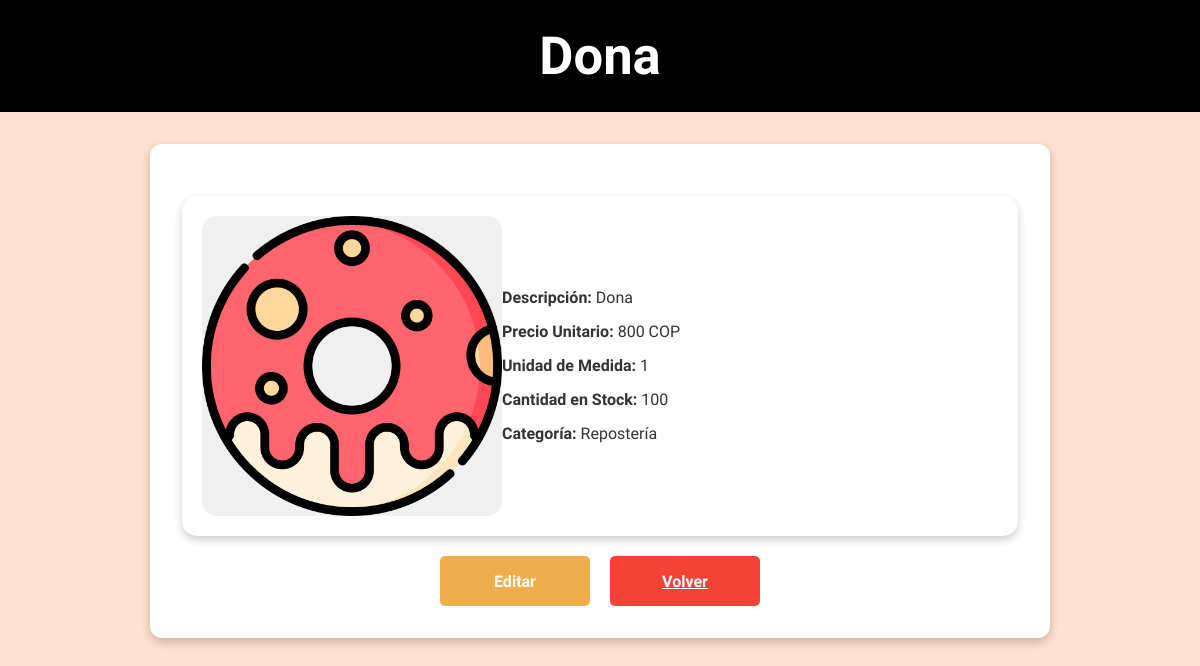
Screenshot of /producto/4 with the database file from the repository.
### models/productos.py (models this page shows, shortened)
class Producto(Base):
    __tablename__ = 'productos'
    id = Column(Integer, primary_key=True, autoincrement=True)
    descripcion = Column(String(300), unique=True, nullable=False)
    valor_unitario = Column(Integer, nullable=False)
    unidad_medida = Column(String(3), nullable=False)
    cantidad_stock = Column(Integer, nullable=False)
    categoria_id = Column(Integer, ForeignKey('categorias.id'), nullable=False)
    imagen = Column(String(300), nullable=True)
    categoria = relationship("Categoria", back_populates="productos")

### models/categoria.py (models this page shows, shortened)
class Categoria(Base):
    __tablename__ = 'categorias'
    id = Column(Integer, primary_key=True, autoincrement=True)
    nombre = Column(String(100), unique=True, nullable=False)
    productos = relationship("Producto", back_populates="categoria")

### app.py (the view)
@app.route('/producto/<int:id>')
def producto_detalle(id):
    producto = db_session.get(Producto, id)
    if not producto:
        flash('El producto no existe.', 'error')
        return redirect(url_for('productos'))
    return render_template('producto_detalle.html', producto=producto)

### templates/producto_detalle.html (shortened to what this page needs)
<!DOCTYPE html>
<html lang="es">
<head>
    <link rel="stylesheet" href="{{ url_for('static', filename='styles.css') }}">
</head>
<body>
    <nav>
        <div class="navbar">
            <h1>{{ producto.descripcion }}</h1>
        </div>
    </nav>
    <div class="contenedor">
        <div class="detalle-producto">
            <img src="{{ url_for('static', filename=producto.imagen) }}" alt="Imagen del producto" class="imagen-producto">
            <div class="info-producto">
                <p><strong>Descripción:</strong> {{ producto.descripcion }}</p>
                <p><strong>Precio Unitario:</strong> {{ producto.valor_unitario|int }} COP</p>
                <p><strong>Unidad de Medida:</strong> {{ producto.unidad_medida }}</p>
                <p><strong>Cantidad en Stock:</strong> {{ producto.cantidad_stock|int }}</p>
                <p><strong>Categoría:</strong> {{ producto.categoria.nombre }}</p>
            </div>
        </div>
        <div class="acciones">
            <a href="{{ url_for('editar_producto', id=producto.id) }}" class="btn btn-editar">Editar</a>
            <a href="{{ url_for('productos') }}" class="btn btn-volver1">Volver</a>
        </div>
    </div>
</body>
</html>

### static/styles.css (style rules this page uses)
* { font-family: "Signika Negative", sans-serif; margin: 0; padding: 0; box-sizing: border-box; }
body { width: 100%; height: 100vh; background: #ffdfcd; font-family: Arial, sans-serif; }
.navbar { display: flex; justify-content: center; align-items: center; background: black; color: white; padding: 10px; border: 15px solid black; font-size: 35px; position: relative; }
.btn-editar, .btn-eliminar .btn-ver { background-color: #7ba68c; color: white; border: none; padding: 5px 10px; font-size: 14px; border-radius: 5px; cursor: pointer; }
.contenedor { margin: 2rem auto; max-width: 900px; background-color: #ffffff; border-radius: 12px; padding: 2rem; box-shadow: 0 4px 10px rgba(0, 0, 0, 0.2); }
.btn { margin-top: 1rem; padding: 0.8rem; font-size: 1rem; font-weight: bold; text-align: center; background-color: #6c63ff; color: white; border: none; border-radius: 6px; cursor: pointer; transition: background-color 0.3s; }
.btn-volver1 { background-color: #f44336; margin-top: 0; color: white; }
.btn-editar, .btn-ver { padding: 8px 12px; border: none; border-radius: 5px; cursor: pointer; }
.btn-editar { background-color: #f0ad4e; color: white; padding: 10px 20px; border-radius: 5px; text-decoration: none; font-size: 16px; text-align: center; border: none; cursor: pointer; margin-top: 0; }
.detalle-producto { display: flex; flex-wrap: wrap; justify-content: center; align-items: center; background-color: #ffffff; padding: 20px; border-radius: 15px; box-shadow: 0 4px 8px rgba(0, 0, 0, 0.2); max-width: 900px; margin: 20px auto; }
.imagen-producto { max-width: 300px; max-height: 300px; object-fit: contain; border-radius: 15px; margin-right: 20px; }
.info-producto { flex: 1; text-align: left; font-size: 16px; line-height: 1.5; color: #333; }
.info-producto p { margin: 10px 0; }
.acciones { display: flex; justify-content: center; gap: 10px; margin-top: 20px; }
.acciones .btn { padding: 10px 20px; border-radius: 5px; font-size: 16px; cursor: pointer; }
.btn-editar { background-color: #f0ad4e; color: white; }
.acciones { display: flex; justify-content: center; gap: 20px; margin-top: 20px; }
.acciones .btn { padding: 10px 30px; font-size: 16px; text-align: center; cursor: pointer; }
.imagen-producto { max-width: 300px; max-height: 300px; object-fit: cover; border-radius: 15px; display: block; margin: 0 auto; background-color: #f0f0f0; }
.imagen-producto::after { content: "Imagen no disponible"; font-size: 14px; color: #777; display: block; text-align: center; margin-top: 10px; }
.acciones .btn { padding: 10px 30px; font-size: 16px; text-align: center; cursor: pointer; width: 150px; border-radius: 5px; }
.acciones .btn { padding: 10px; font-size: 16px; text-align: center; cursor: pointer; width: 150px; height: 50px; border-radius: 5px; display: flex; justify-content: center; align-items: center; }
.acciones { display: flex; justify-content: center; align-items: center; gap: 20px; margin-top: 20px; }

### rows the page displays
Producto: descripcion "Dona", imagen (picture), valor_unitario "800", unidad_medida "1", cantidad_stock "100"
Categoria: categoria.nombre "Repostería"
